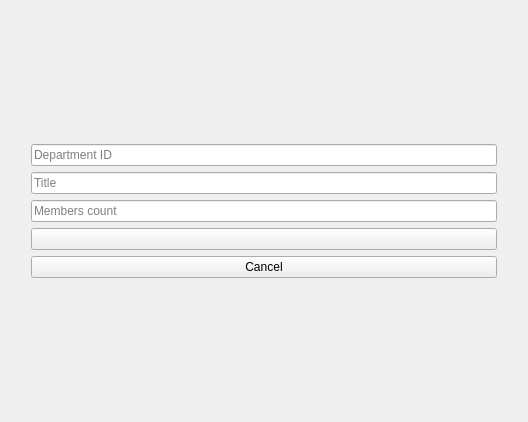
<?xml version="1.0" encoding="UTF-8"?>
<ui version="4.0">
 <class>DepartmentWidget</class>
 <widget class="QWidget" name="DepartmentWidget">
  <property name="geometry">
   <rect>
    <x>0</x>
    <y>0</y>
    <width>528</width>
    <height>422</height>
   </rect>
  </property>
  <property name="windowTitle">
   <string>Form</string>
  </property>
  <layout class="QGridLayout" name="gridLayout">
   <item row="2" column="1">
    <widget class="QLineEdit" name="titleEdit">
     <property name="placeholderText">
      <string>Title</string>
     </property>
    </widget>
   </item>
   <item row="1" column="2" rowspan="4">
    <spacer name="verticalSpacer">
     <property name="orientation">
      <enum>Qt::Vertical</enum>
     </property>
     <property name="sizeHint" stdset="0">
      <size>
       <width>20</width>
       <height>40</height>
      </size>
     </property>
    </spacer>
   </item>
   <item row="4" column="1">
    <widget class="QPushButton" name="pushButton">
     <property name="text">
      <string/>
     </property>
    </widget>
   </item>
   <item row="7" column="1">
    <spacer name="verticalSpacer_3">
     <property name="orientation">
      <enum>Qt::Vertical</enum>
     </property>
     <property name="sizeType">
      <enum>QSizePolicy::Maximum</enum>
     </property>
     <property name="sizeHint" stdset="0">
      <size>
       <width>0</width>
       <height>0</height>
      </size>
     </property>
    </spacer>
   </item>
   <item row="1" column="0" rowspan="4">
    <spacer name="verticalSpacer_2">
     <property name="orientation">
      <enum>Qt::Vertical</enum>
     </property>
     <property name="sizeHint" stdset="0">
      <size>
       <width>20</width>
       <height>40</height>
      </size>
     </property>
    </spacer>
   </item>
   <item row="3" column="1">
    <widget class="QLineEdit" name="membersCountEdit">
     <property name="text">
      <string/>
     </property>
     <property name="placeholderText">
      <string>Members count</string>
     </property>
    </widget>
   </item>
   <item row="6" column="1">
    <spacer name="verticalSpacer_5">
     <property name="orientation">
      <enum>Qt::Vertical</enum>
     </property>
     <property name="sizeHint" stdset="0">
      <size>
       <width>20</width>
       <height>40</height>
      </size>
     </property>
    </spacer>
   </item>
   <item row="1" column="1">
    <widget class="QLineEdit" name="idEdit">
     <property name="placeholderText">
      <string>Department ID</string>
     </property>
    </widget>
   </item>
   <item row="0" column="1">
    <spacer name="verticalSpacer_4">
     <property name="orientation">
      <enum>Qt::Vertical</enum>
     </property>
     <property name="sizeHint" stdset="0">
      <size>
       <width>20</width>
       <height>40</height>
      </size>
     </property>
    </spacer>
   </item>
   <item row="5" column="1">
    <widget class="QPushButton" name="cancelButton">
     <property name="text">
      <string>Cancel</string>
     </property>
    </widget>
   </item>
  </layout>
 </widget>
 <resources/>
 <connections/>
</ui>
